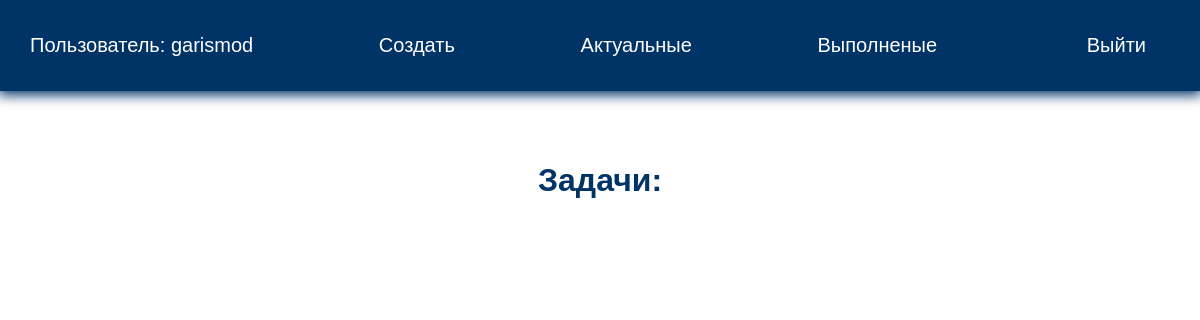
Before: /current/ (signed in) with the older database file.
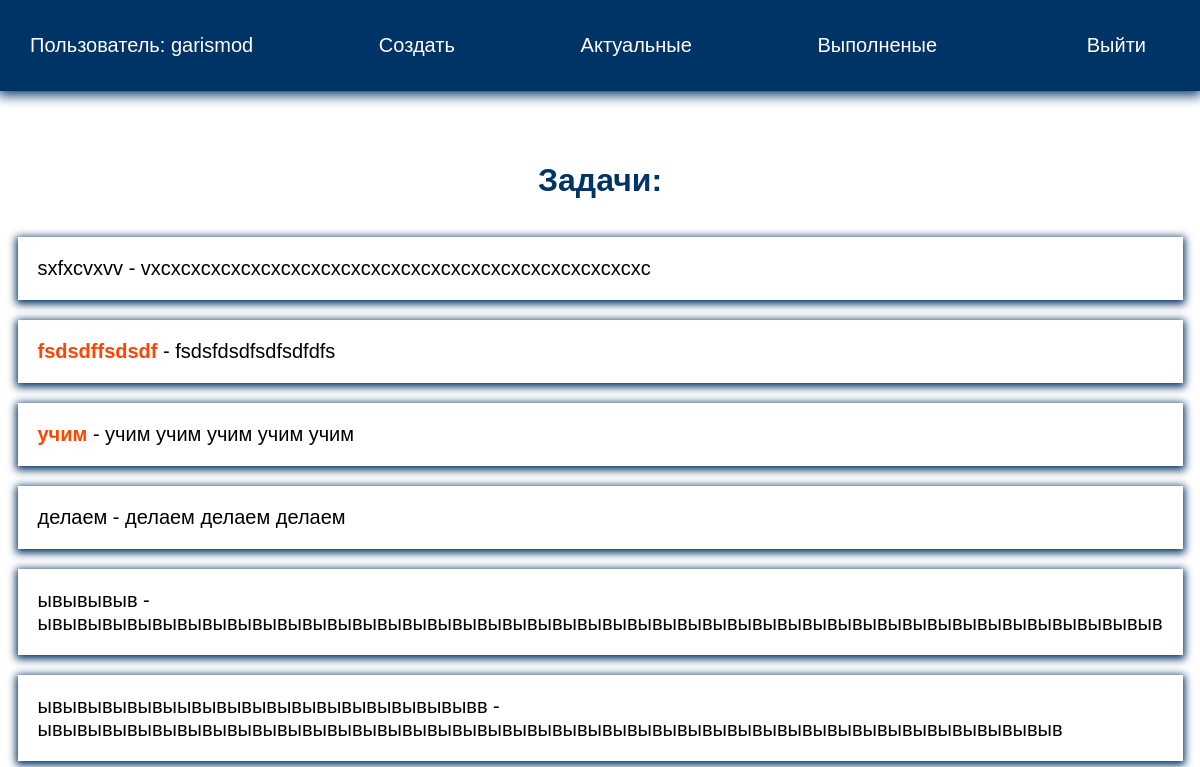
After: the same page with the newer database file.
### todo/models.py (models this page shows, shortened)
class Todo(models.Model):
    title = models.CharField(max_length=100)
    memo = models.TextField(blank=True)
    created = models.DateTimeField(auto_now_add=True)
    date_completed = models.DateTimeField(blank=True, null=True)
    important = models.BooleanField(default=False)
    user = models.ForeignKey(User, on_delete=models.CASCADE)

### todo/views.py (the view)
# urls.py: path('current/', views.current_todos, name="currenttodos"),
@login_required
def current_todos(request):
    todos = Todo.objects.filter(user=request.user, date_completed__isnull=True)
    return render(request, 'todo/currenttodos.html',
                  {'todos': todos})

### todo/templates/todo/currenttodos.html
{% extends 'todo/base.html' %}
{% block content %}
<h1>Задачи:</h1>
<ul>
    {% for todo in todos %}
    <li>
        <a href="{% url 'viewtodo' todo.id %}">
        {% if todo.important %}
        <b>{{ todo.title }}</b>
        {% else %}
        {{ todo.title }}
        {% endif %}
        {% if todo.memo %}
         - {{ todo.memo }}
        {% endif %}
            </a>
    </li>
    {% endfor %}
</ul>
{% endblock %}

Changed rows visible on the page:
added Todo: title "sxfxcvxvv", memo "vxcxcxcxcxcxcxcxcxcxcxcxcxcxcxcxcxcxcxcxcxcxcxcxcxc"
added Todo: title "fsdsdffsdsdf", memo "fsdsfdsdfsdfsdfdfs"
added Todo: title "учим", memo "учим учим учим учим учим"
added Todo: title "делаем", memo "делаем делаем делаем"
added Todo: title "ывывывыв", memo "ывывывывывывывывывывывывывывывывывывывывывывывывывывывывывывывывывывывывывывывывывывывывыв"
added Todo: title "ывывывывывыывывывывывывывывывывывывв", memo "ывывывывывывывывывывывывывывывывывывывывывывывывывывывывывывывывывывывывывывывывыв"
